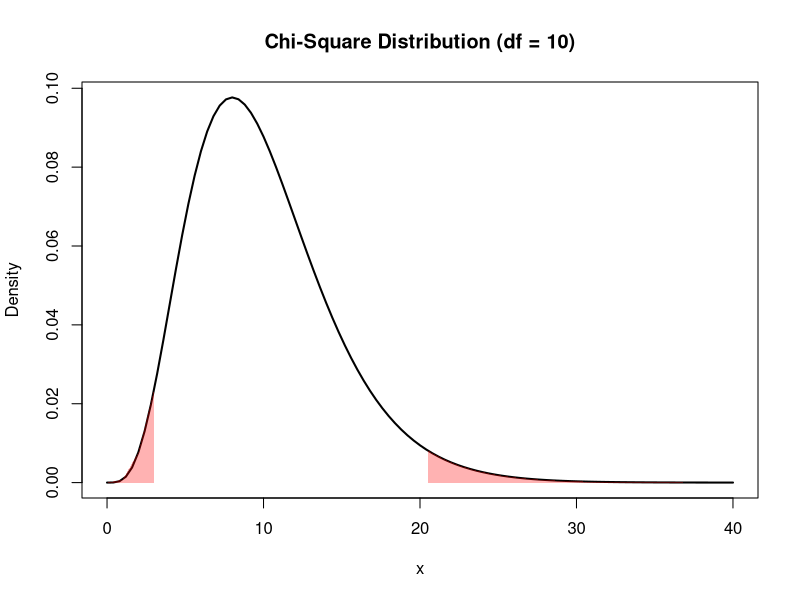

Here is the R script that generated this plot:
# https://www.statology.org/plot-chi-square-distribution-in-r/


#create density curve
curve(dchisq(x, df = 10), from = 0, to = 40,
main = 'Chi-Square Distribution (df = 10)',
ylab = 'Density',
lwd = 2)

#find upper and lower values for middle 95% of distribution
lower95 <- qchisq(.025, 10)
upper95 <- qchisq(.975, 10)

#create vector of x values
x_lower95 <- seq(0, lower95)

#create vector of chi-square density values
p_lower95 <- dchisq(x_lower95, df = 10)

#fill in portion of the density plot from 0 to lower 95% value
polygon(c(x_lower95, rev(x_lower95)), c(p_lower95, rep(0, length(p_lower95))),
        col = adjustcolor('red', alpha=0.3), border = NA)

#create vector of x values
x_upper95 <- seq(upper95, 40)

#create vector of chi-square density values
p_upper95 <- dchisq(x_upper95, df = 10)

#fill in portion of the density plot for upper 95% value to end of plot
polygon(c(x_upper95, rev(x_upper95)), c(p_upper95, rep(0, length(p_upper95))),
        col = adjustcolor('red', alpha=0.3), border = NA)